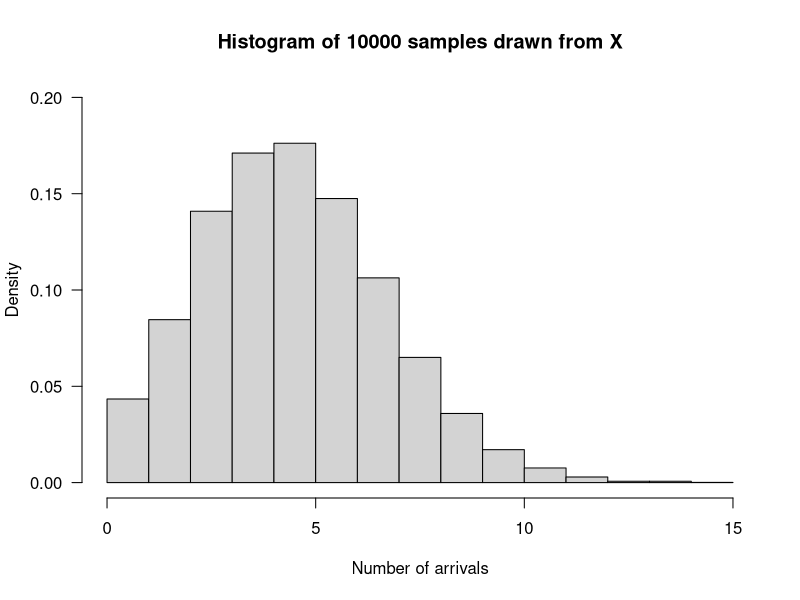

Generate this figure with R:
# Alexander Nel Poisson Revision, solving problems in R.

# Supposed the number of people entering a building follows a Poisson Distribuition with rate parameter 5/minute
# For all of the examples below assume that X ~ Po(lambda = 5/min)

# Lets use the ? (help) to get more information about the functions related to the Poisson Distribution.
?ppois

# Question 1, What is the probability that the number of arrivals, X is less than or equal to 4
# in the first minute.

# There are two approaches:

# Approach 1 Use the sum of the values of the probability mass function values at X = 0,1,2,3,4.
sum(dpois(0:4, lambda = 5))

# Get the probability that X is less than or equal to 4.
# Approach 2 is to use the Cumulative Distribution Function (ppois()), which returns the probabilites
# That the Random Variable will be less than or equal to a value q. Note that we can change the less than or
# equal to greater than or equal by changing the lower.tail argument to F.

ppois(4, lambda = 5, lower.tail = T)

# As we can see both these approaches yield the same result.


# An example of changing the lower.tail argument to F and verifying that the sum of these answers are 1.

# Probability that X  is less than or equal to 4.
a <- ppois(4, lambda = 5, lower.tail = T)
a
# Probability that X is greater than 4.
b <- ppois(4, lambda = 5, lower.tail = F)
b

# Now add these two numbers and verify that they add up to 1.
a + b

# Question 2 What is the probability that in the first ten minutes no people arrive at the building.


# Step 1: Note that lambda is 5 per minute that means we need to multiply our rate paramter by 10.
# This is so that we can have the rate of arrivals per 10 minutes (5*10)
# Now use P(X = 0), thus use the dpois function.

dpois(0, lambda = 50)
exp(-50)

# Set a seed so that we can reproduce the same results each time the code runs.
set.seed(12)
sample_1 <- rpois(10000, lambda = 5)
# Generate a sample of 10000 results from the Distribution X~Po(5/minute)

# Lets verify that the mean and variance of sample_1 are around 5.
Expected_value = mean(sample_1)
Expected_value

Variance = var(sample_1)
Variance
# Randomly generate 10000 samples from X ~ Po(5), and plot them
hist(rpois(10000, lambda = 5), main = "Histogram of 10000 samples drawn from X", ylim = c(0,0.2),xlab = "Number of arrivals", freq = F, las = T)

